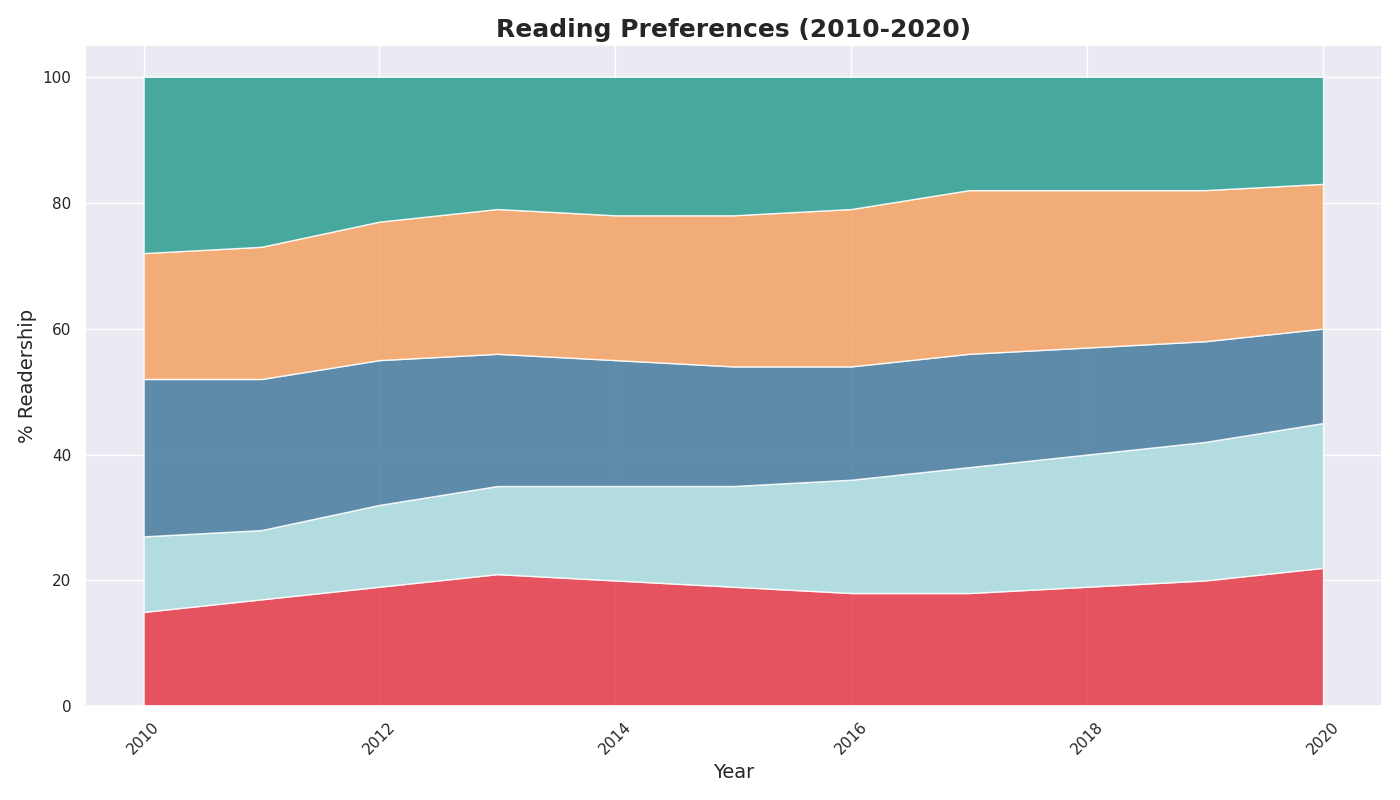

Source code (Python):
import matplotlib.pyplot as plt
import numpy as np

years = np.arange(2010, 2021)

fantasy = np.array([15, 17, 19, 21, 20, 19, 18, 18, 19, 20, 22])
sci_fi = np.array([12, 11, 13, 14, 15, 16, 18, 20, 21, 22, 23])
mystery = np.array([25, 24, 23, 21, 20, 19, 18, 18, 17, 16, 15])
romance = np.array([20, 21, 22, 23, 23, 24, 25, 26, 25, 24, 23])
non_fiction = np.array([28, 27, 23, 21, 22, 22, 21, 18, 18, 18, 17])

fig, ax = plt.subplots(figsize=(14, 8))

# New color set applied to replace the original ones
new_colors = ['#e63946', '#a8dadc', '#457b9d', '#f4a261', '#2a9d8f']
ax.stackplot(years, fantasy, sci_fi, mystery, romance, non_fiction,
             colors=new_colors, alpha=0.85)

ax.set_title('Reading Preferences (2010-2020)', fontsize=18, fontweight='bold')
ax.set_xlabel('Year', fontsize=14)
ax.set_ylabel('% Readership', fontsize=14)

plt.setp(ax.xaxis.get_majorticklabels(), rotation=45)
plt.tight_layout()

plt.show()
